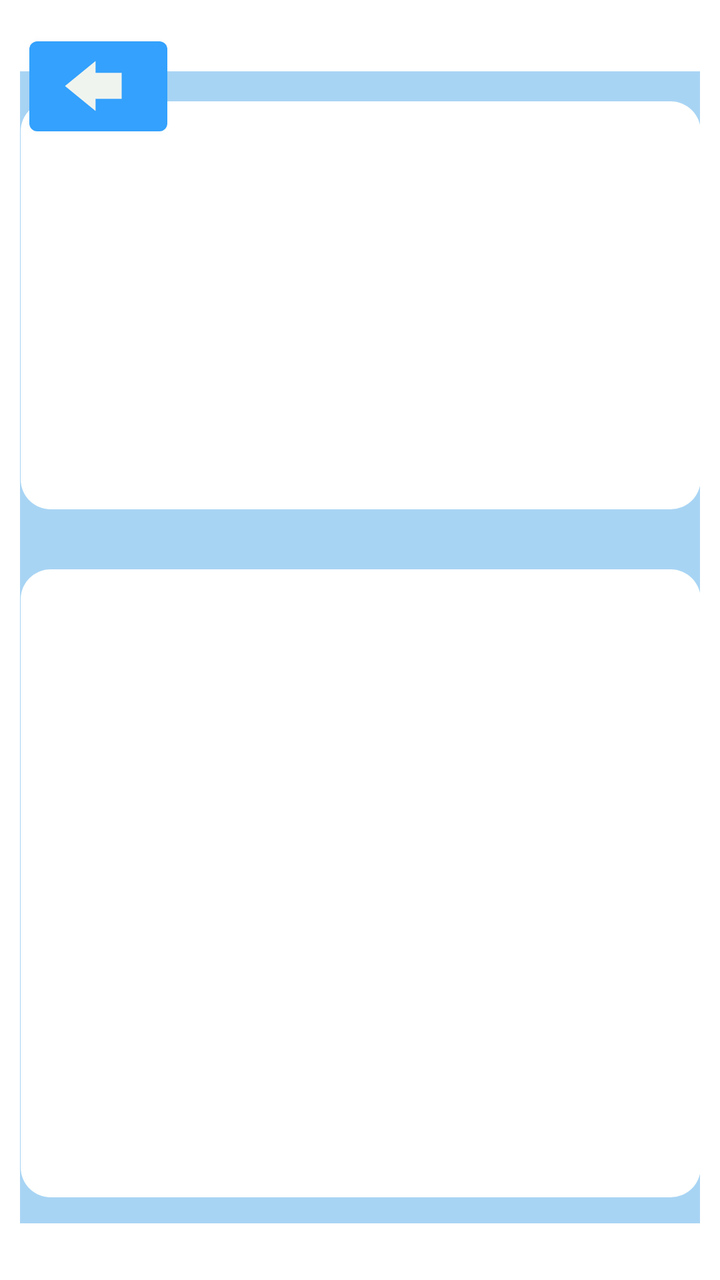
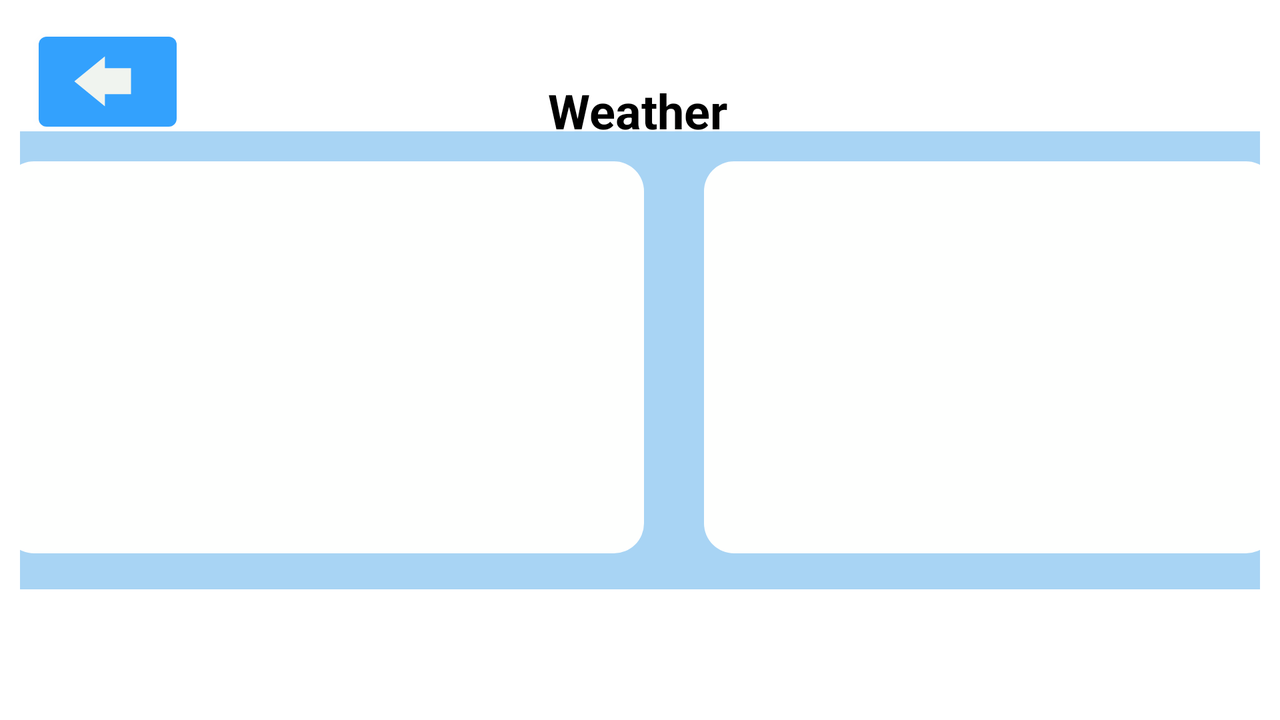

Compare how this app lays out the same screen by default and in its alternative resource folder. The renders come first, then the two layout files and the values they reference.
<!-- AndroidManifest.xml: application theme Theme.MaprApp -->
<!-- res/layout/fragment_weather.xml -->
<?xml version="1.0" encoding="utf-8"?>
<androidx.constraintlayout.widget.ConstraintLayout xmlns:android="http://schemas.android.com/apk/res/android"
    xmlns:app="http://schemas.android.com/apk/res-auto"
    xmlns:tools="http://schemas.android.com/tools"
    android:layout_width="match_parent"
    android:layout_height="match_parent"
    android:padding="10dp"
    tools:context=".ui.weather.WeatherFragment">

    <TextView
        android:layout_width="wrap_content"
        android:layout_height="wrap_content"
        android:padding="10dp"
        android:text="Weather"
        android:textColor="#000000"
        android:textSize="24sp"
        android:textStyle="bold"
        app:layout_constraintBottom_toBottomOf="parent"
        app:layout_constraintEnd_toEndOf="parent"
        app:layout_constraintHorizontal_bias="0.498"
        app:layout_constraintStart_toStartOf="parent"
        app:layout_constraintTop_toTopOf="parent"
        app:layout_constraintVertical_bias="0.066" />

    <LinearLayout
        android:layout_width="370dp"
        android:layout_height="576dp"
        android:layout_marginStart="8dp"
        android:layout_marginEnd="8dp"
        android:background="@drawable/rect_rounded_button"
        android:orientation="vertical"
        app:layout_constraintBottom_toBottomOf="parent"
        app:layout_constraintEnd_toEndOf="parent"
        app:layout_constraintStart_toStartOf="parent"
        app:layout_constraintTop_toTopOf="parent"
        app:layout_constraintVertical_bias="0.584">

        <LinearLayout
            android:layout_width="match_parent"
            android:layout_height="204dp"
            android:layout_margin="15dp"
            android:background="@drawable/rect_rounded"
            android:orientation="horizontal">

            <ImageView
                android:id="@+id/weatherImage"
                android:layout_width="156dp"
                android:layout_height="match_parent"
                android:layout_margin="5dp"
                android:layout_weight="1"
                app:layout_constraintStart_toStartOf="parent" />

            <LinearLayout
                android:layout_width="178dp"
                android:layout_height="match_parent"
                android:layout_marginEnd="16dp"
                android:layout_marginRight="16dp"
                android:layout_weight="1"
                android:orientation="vertical"
                app:layout_constraintEnd_toEndOf="parent">

                <TextView
                    android:id="@+id/textTemp"
                    android:layout_width="match_parent"
                    android:layout_height="wrap_content"
                    android:layout_weight="1"
                    android:paddingTop="25dp"
                    android:text=" "
                    android:textAlignment="center"
                    android:textColor="#000000"
                    android:textSize="24sp"
                    android:textStyle="bold" />

                <TextView
                    android:id="@+id/textFeelsTemp"
                    android:layout_width="match_parent"
                    android:layout_height="wrap_content"
                    android:layout_weight="1"
                    android:text=" "
                    android:textAlignment="center"
                    android:textColor="#000000"
                    android:textSize="20sp"
                    android:textStyle="bold" />

            </LinearLayout>

        </LinearLayout>

        <LinearLayout
            android:layout_width="match_parent"
            android:layout_height="314dp"
            android:layout_margin="15dp"
            android:background="@drawable/rect_rounded"
            android:orientation="horizontal">

            <LinearLayout
                android:layout_width="match_parent"
                android:layout_height="320dp"
                android:orientation="vertical">

                <TextView
                    android:id="@+id/textMaxTemp"
                    android:layout_width="match_parent"
                    android:layout_height="wrap_content"
                    android:layout_marginTop="10dp"
                    android:layout_weight="1"
                    android:paddingTop="25dp"
                    android:textAlignment="center"
                    android:textColor="#000000"
                    android:textSize="20sp" />

                <TextView
                    android:id="@+id/textMinTemp"
                    android:layout_width="match_parent"
                    android:layout_height="wrap_content"
                    android:layout_weight="1"
                    android:text=" "
                    android:textAlignment="center"
                    android:textColor="#000000"
                    android:textSize="20sp" />

                <TextView
                    android:id="@+id/textWindSpeed"
                    android:layout_width="match_parent"
                    android:layout_height="wrap_content"
                    android:layout_weight="1"
                    android:text=" "
                    android:textAlignment="center"
                    android:textColor="#000000"
                    android:textSize="20sp" />
            </LinearLayout>
        </LinearLayout>
    </LinearLayout>

    <Button
        android:id="@+id/backPageButton"
        android:layout_width="69dp"
        android:layout_height="57dp"
        app:icon="@drawable/ic_back_svgrepo_com"
        app:layout_constraintBottom_toBottomOf="parent"
        app:layout_constraintEnd_toEndOf="parent"
        app:layout_constraintHorizontal_bias="0.017"
        app:layout_constraintStart_toStartOf="parent"
        app:layout_constraintTop_toTopOf="parent"
        app:layout_constraintVertical_bias="0.008" />

</androidx.constraintlayout.widget.ConstraintLayout>
<!-- resources referenced by this layout -->
<resources>
  <!-- drawable ic_back_svgrepo_com (drawable) -->
  <vector xmlns:android="http://schemas.android.com/apk/res/android"
      android:width="32dp"
      android:height="32dp"
      android:viewportWidth="128"
      android:viewportHeight="128">
    <path
        android:fillColor="#FF000000"
        android:pathData="M68.469,13.969 L7.313,64 68.469,114.031l0,-24.25 52.219,0 0,-52.063 -52.219,0 0,-23.75z"/>
  </vector>
  <!-- drawable rect_rounded (drawable-v24) -->
  <?xml version="1.0" encoding="utf-8"?>
  
  <shape xmlns:android="http://schemas.android.com/apk/res/android">
      <solid android:color="#FEFFFE"/>
      <corners android:radius="15dp"/>
  </shape>
  <!-- drawable rect_rounded_button (drawable-v24) -->
  <?xml version="1.0" encoding="utf-8"?>
  
  <shape xmlns:android="http://schemas.android.com/apk/res/android">
      <solid android:color="#A8D4F4"/>
      <corners android:radius="15dp"/>
  </shape>
  <style name="Theme.MaprApp" parent="Theme.MaterialComponents.DayNight.NoActionBar">
          
          <item name="colorPrimary">@color/blue</item>
          <item name="colorPrimaryVariant">@color/blue</item>
          <item name="colorOnPrimary">@color/white</item>
          
          <item name="colorOnSecondary">@color/black</item>
          
          <item name="android:statusBarColor" tools:targetApi="l">?attr/colorPrimaryVariant</item>
          
      </style>
  <color name="blue">#33A1FD</color>
  <color name="white">#F0F4EF</color>
  <color name="black">#FF000000</color>
</resources>
<!-- res/layout-land/fragment_weather.xml (the repository's variant of the layout above) -->
<!-- drawn on the phone turned sideways -->
<?xml version="1.0" encoding="utf-8"?>
<androidx.constraintlayout.widget.ConstraintLayout xmlns:android="http://schemas.android.com/apk/res/android"
    xmlns:app="http://schemas.android.com/apk/res-auto"
    xmlns:tools="http://schemas.android.com/tools"
    android:layout_width="match_parent"
    android:layout_height="match_parent"
    android:padding="10dp"
    tools:context=".ui.weather.WeatherFragment">

    <TextView
        android:layout_width="wrap_content"
        android:layout_height="wrap_content"
        android:padding="10dp"
        android:text="Weather"
        android:textColor="#000000"
        android:textSize="24sp"
        android:textStyle="bold"
        app:layout_constraintBottom_toBottomOf="parent"
        app:layout_constraintEnd_toEndOf="parent"
        app:layout_constraintHorizontal_bias="0.498"
        app:layout_constraintStart_toStartOf="parent"
        app:layout_constraintTop_toTopOf="parent"
        app:layout_constraintVertical_bias="0.066" />

    <LinearLayout
        android:layout_width="667dp"
        android:layout_height="229dp"
        android:layout_marginStart="8dp"
        android:layout_marginEnd="8dp"
        android:background="@drawable/rect_rounded_button"
        app:layout_constraintBottom_toBottomOf="parent"
        app:layout_constraintEnd_toEndOf="parent"
        app:layout_constraintStart_toStartOf="parent"
        app:layout_constraintTop_toTopOf="parent">

        <LinearLayout
            android:layout_width="320dp"
            android:layout_height="196dp"
            android:layout_margin="15dp"
            android:background="@drawable/rect_rounded"
            android:orientation="horizontal">

            <ImageView
                android:id="@+id/weatherImage"
                android:layout_width="156dp"
                android:layout_height="match_parent"
                android:layout_margin="5dp"
                android:layout_weight="1"
                app:layout_constraintStart_toStartOf="parent" />

            <LinearLayout
                android:layout_width="178dp"
                android:layout_height="match_parent"
                android:layout_marginEnd="16dp"
                android:layout_marginRight="16dp"
                android:layout_weight="1"
                android:orientation="vertical"
                app:layout_constraintEnd_toEndOf="parent">

                <TextView
                    android:id="@+id/textTemp"
                    android:layout_width="match_parent"
                    android:layout_height="wrap_content"
                    android:layout_weight="1"
                    android:paddingTop="25dp"
                    android:text=" "
                    android:textAlignment="center"
                    android:textColor="#000000"
                    android:textSize="24sp"
                    android:textStyle="bold" />

                <TextView
                    android:id="@+id/textFeelsTemp"
                    android:layout_width="match_parent"
                    android:layout_height="wrap_content"
                    android:layout_weight="1"
                    android:text=" "
                    android:textAlignment="center"
                    android:textColor="#000000"
                    android:textSize="20sp"
                    android:textStyle="bold" />

            </LinearLayout>

        </LinearLayout>

        <LinearLayout
            android:layout_width="286dp"
            android:layout_height="196dp"
            android:layout_margin="15dp"
            android:background="@drawable/rect_rounded"
            android:orientation="horizontal">

            <LinearLayout
                android:layout_width="match_parent"
                android:layout_height="match_parent"
                android:orientation="vertical">

                <TextView
                    android:id="@+id/textMaxTemp"
                    android:layout_width="match_parent"
                    android:layout_height="wrap_content"
                    android:layout_marginTop="10dp"
                    android:layout_weight="1"
                    android:paddingTop="25dp"
                    android:textAlignment="center"
                    android:textColor="#000000"
                    android:textSize="20sp" />

                <TextView
                    android:id="@+id/textMinTemp"
                    android:layout_width="match_parent"
                    android:layout_height="wrap_content"
                    android:layout_weight="1"
                    android:text=" "
                    android:textAlignment="center"
                    android:textColor="#000000"
                    android:textSize="20sp" />

                <TextView
                    android:id="@+id/textWindSpeed"
                    android:layout_width="match_parent"
                    android:layout_height="wrap_content"
                    android:layout_weight="1"
                    android:text=" "
                    android:textAlignment="center"
                    android:textColor="#000000"
                    android:textSize="20sp" />
            </LinearLayout>
        </LinearLayout>
    </LinearLayout>

    <Button
        android:id="@+id/backPageButton"
        android:layout_width="69dp"
        android:layout_height="57dp"
        app:icon="@drawable/ic_back_svgrepo_com"
        app:layout_constraintBottom_toBottomOf="parent"
        app:layout_constraintEnd_toEndOf="parent"
        app:layout_constraintHorizontal_bias="0.017"
        app:layout_constraintStart_toStartOf="parent"
        app:layout_constraintTop_toTopOf="parent"
        app:layout_constraintVertical_bias="0.008" />

</androidx.constraintlayout.widget.ConstraintLayout>
